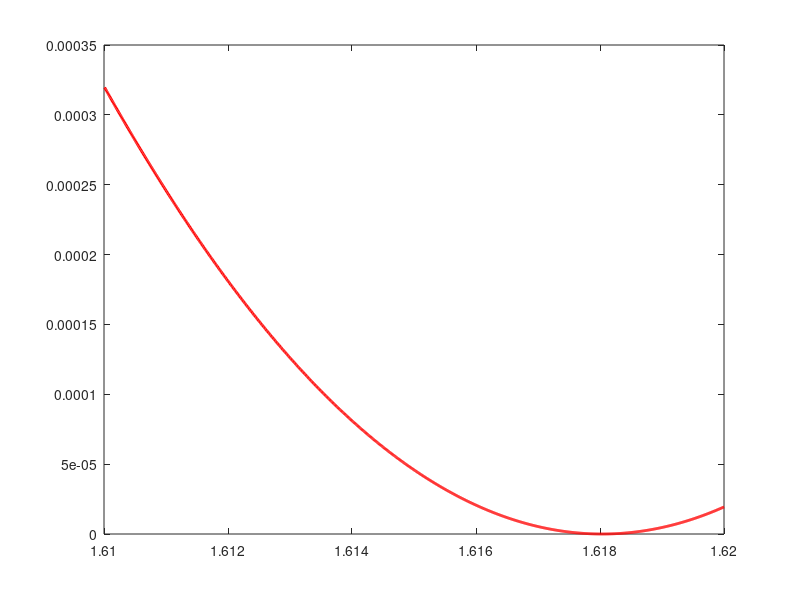

The MATLAB source for this figure: (Note: this script raises an error after producing the figure.)
function charter
  
  
 N=1000;
 
 dx=0.01/N;
 
 dd=zeros(N,1);
 
 xx=zeros(N,1);
 
 for k=1:N
   x=1.61+k*dx;
   xx(k)=x;
   %  dd(k)=2*sqrt(1-1./x)+(1-1./x)-x;

    dd(k)=x^4-2*x^3-x^2+2*x+1;
    if(abs(dd(k))<1e-6)
    x
    dd(k)
    end
 %  dd(k)=sqrt(x-1./x)+sqrt(1-1./x)-x;
end
 y=1.6185*sqrt(2);
 y
 
  figure(5)
 plot(xx,dd,'-r','LineWidth',2);
 

%filename= 'D:\Works and Studies\Photonic\Lumerical\models\faradary_isolator\results-7-180s-108.txt';
[filename,filepath]=uigetfile('*.txt', 'Select results file')
file=strcat(filepath,strcat('\',filename));
data0=csvread(file,3,0);

[filename1,filepath1]=uigetfile('*.txt', 'Select results file')
file1=strcat(filepath1,strcat('\',filename1));
data1=csvread(file1,3,0);
     

data=data0;

ndata=size(data(:,1),1);

reverse=0;
if(reverse==1)
for j=1:ndata
data(j,1)=1./data0(ndata-j+1,1);
data(j,2)=data0(ndata-j+1,2);
data(j,3)=data0(ndata-j+1,3);
end

fid = fopen('results_lam.txt','wt');  % Note the 'wt' for writing in text mode

fprintf(fid,'results vs lambda\n');  
  
fprintf(fid,'******\n');
fprintf(fid,'[Fn *  Rotation * Transmitance ]\n');  
  for p=1:ndata
  

  fprintf(fid,'%f, %f, %f\n',data(p,1),data(p,2),data(p,3));


  end
    fclose(fid);
end

Fn=data(:,1);


wn1=Fn(1);
wn2=Fn(ndata);

colT='-r';
colR='-r';


 figure(1)

 plot(Fn(:,1),data(:,3),colR,'LineWidth',2);
  hold on
 plot(data1(:,1),data1(:,3),'-.k','LineWidth',2);
 axis([wn1,wn2,0,1]);
 
 figure(2)
 plot(Fn(:,1),data(:,2),colT,'LineWidth',2);
   hold on
 plot(data1(:,1),data1(:,2),'-.k','LineWidth',2);

 tmax=1.1*max(abs(data(:,2)));
   axis([wn1,wn2,0,90]);

  hold on
end